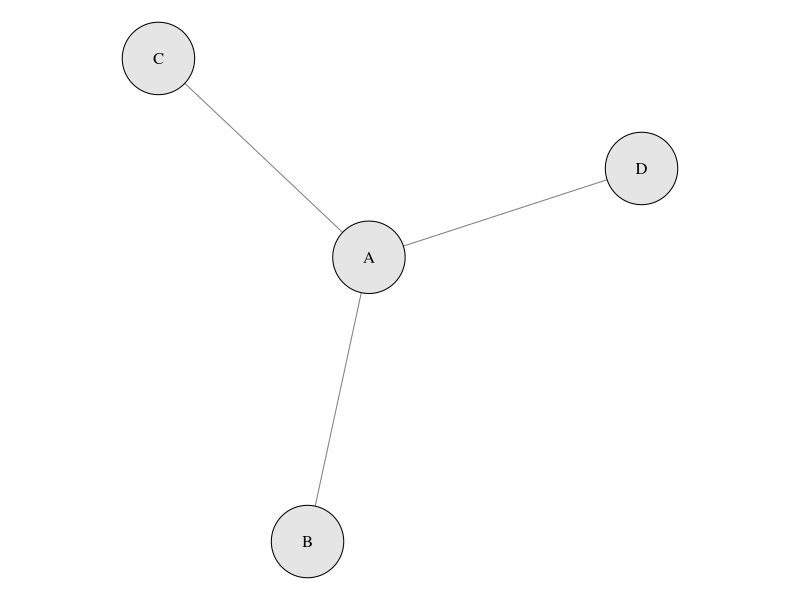
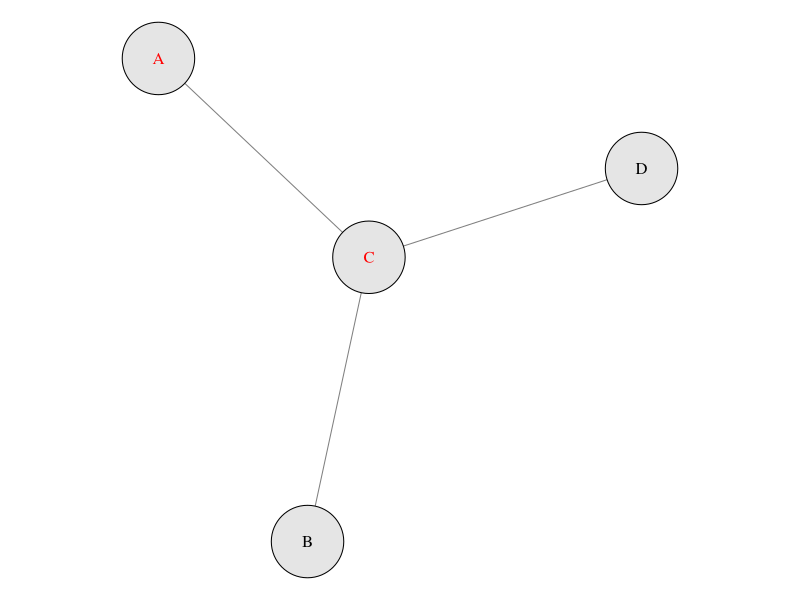

Recreate these plots in R, in order.
library(igraph)

set.seed(123)

# Create the graph data
edges <- data.frame(
  from = c("A", "A", "A"),
  to   = c("B", "C", "D")
)
g1 <- graph_from_data_frame(edges, directed = FALSE)

# Create a second graph with permuted labels
original_labels <- V(g1)$name
permuted_labels <- c("C", "B", "A", "D")
name_map <- setNames(permuted_labels, original_labels)

g2 <- g1
V(g2)$name <- name_map[V(g1)$name]

# Use a consistent layout for both graphs
layout <- layout_with_fr(g1)

# Determine which labels changed to color them red in the second plot
changed_labels <- V(g1)$name != V(g2)$name
label_colors_g2 <- ifelse(changed_labels, "red", "black")

# --- Plotting Section with Corrected Margins ---

# Create a directory for the output if it doesn't exist
if (!dir.exists("examples")) {
  dir.create("examples")
}

# Plot original graph with zero margins
pdf("examples/node_exch_g1.pdf", width = 4, height = 2.5)
# Set margins to zero (bottom, left, top, right)
par(mar = c(0, 0, 0, 0))
plot(g1,
  layout = layout,
  vertex.label = V(g1)$name,
  vertex.label.color = "black",
  vertex.color = "gray90",
  vertex.size = 30,
  edge.color = "gray50",
  main = NA
)
dev.off()

# Plot permuted graph with zero margins
pdf("examples/node_exch_g2.pdf", width = 4, height = 2.5)
# Set margins to zero (bottom, left, top, right)
par(mar = c(0, 0, 0, 0))
plot(g2,
  layout = layout,
  vertex.label = V(g2)$name,
  vertex.label.color = label_colors_g2,
  vertex.color = "gray90",
  vertex.size = 30,
  edge.color = "gray50",
  main = NA
)
dev.off()
